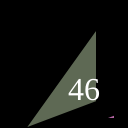
Frame 1 (no input)
Frame 60 (no input): identical to frame 1, image omitted
Frame 120 (the mouse pressed at the canvas centre since frame 60): identical to frame 1, image omitted

The p5.js sketch that drew this single still picture (run headless with seeded random() and noise() and a simulated clock; from frame 60 on, the mouse is pressed at the canvas centre):

// p5.js sketch
// ── sketch.js
function setup() {
  createCanvas(128,128);
}

function draw() {
  background(0);
  strokeWeight(4);
  fill(178, 100, 162);
  triangle(54,120,116,120,116,10);
  fill(94, 105, 84);
  strokeWeight(20);
  triangle(0,148,106,108,106,0);
  fill(255);
  textSize(32);
  textFont("serif");
  text("46", 68, 100);
}
